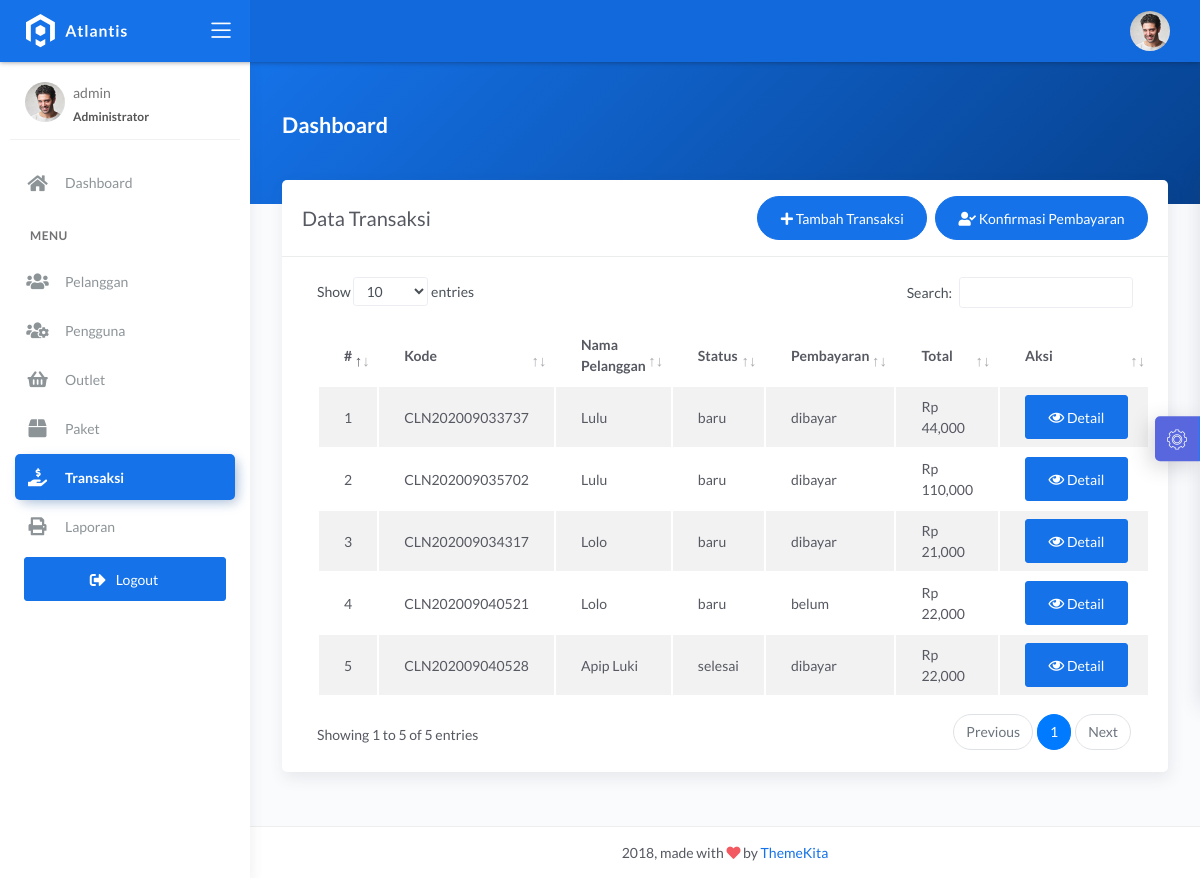
The page /admin/transaksi.php (signed in) on the database its author committed.
### tables this page shows
CREATE TABLE `transaksi` (
  `id_transaksi` int(11) NOT NULL,
  `outlet_id` int(11) DEFAULT NULL,
  `kode_invoice` varchar(228) DEFAULT NULL,
  `id_pelanggan` int(11) DEFAULT NULL,
  `tgl` datetime DEFAULT NULL,
  `batas_waktu` datetime DEFAULT NULL,
  `tgl_pembayaran` datetime DEFAULT NULL,
  `biaya_tambahan` int(11) DEFAULT NULL,
  `diskon` double DEFAULT NULL,
  `pajak` int(11) DEFAULT NULL,
  `status` enum('baru','proses','selesai','diambil') DEFAULT NULL,
  `status_bayar` enum('dibayar','belum') DEFAULT NULL,
  `id_user` int(11) DEFAULT NULL
);

CREATE TABLE `pelanggan` (
  `id_pelanggan` int(11) NOT NULL,
  `nama_pelanggan` varchar(228) NOT NULL,
  `alamat_pelanggan` text NOT NULL,
  `jenis_kelamin` enum('L','P') NOT NULL,
  `telp_pelanggan` varchar(15) NOT NULL,
  `no_ktp` varchar(30) NOT NULL
);

CREATE TABLE `detail_transaksi` (
  `id_detail` int(11) NOT NULL,
  `id_transaksi` int(11) NOT NULL,
  `id_paket` int(11) NOT NULL,
  `qty` double NOT NULL,
  `total_harga` double NOT NULL,
  `keterangan` text NOT NULL,
  `total_bayar` int(11) NOT NULL
);

### admin/transaksi.php (the view, shortened to what this page needs)
<?php
$title = 'Data Transaksi';
require 'koneksi.php';
$query = "SELECT transaksi.*, pelanggan.nama_pelanggan, detail_transaksi.total_harga FROM transaksi INNER JOIN pelanggan ON pelanggan.id_pelanggan = transaksi.id_pelanggan INNER JOIN detail_transaksi ON detail_transaksi.id_transaksi = transaksi.id_transaksi";
$data = mysqli_query($conn, $query);
require 'header.php';
?>
<div class="panel-header bg-primary-gradient">
    <div class="page-inner py-5">
        <div class="d-flex align-items-left align-items-md-center flex-column flex-md-row">
            <div>
                <h2 class="text-white pb-2 fw-bold">Dashboard</h2>
            </div>
        </div>
    </div>
</div>
<div class="page-inner mt--5">
    <diva class="row">
        <div class="col-md-12">
            <div class="card">
                <div class="card-header">
                    <div class="d-flex align-items-center">
                        <h4 class="card-title"><?= $title; ?></h4>
                        <a href="cari.php" class="btn btn-primary btn-round ml-auto mr-2">
                            <i class="fa fa-plus"></i>
                            Tambah Transaksi
                        </a>
                        <a href="konfirmasi.php" class="btn btn-primary btn-round">
                            <i class="fas fa-user-check"></i>
                            Konfirmasi Pembayaran
                        </a>
                    </div>
                </div>
                <div class="card-body">
                    <div class="table-responsive">
                        <table id="basic-datatables" class="display table table-striped table-hover">
                            <thead>
                                <tr>
                                    <th style="width: 7%">#</th>
                                    <th>Kode</th>
                                    <th>Nama Pelanggan</th>
                                    <th>Status</th>
                                    <th>Pembayaran</th>
                                    <th>Total</th>
                                    <th style="width: 5%;">Aksi</th>
                                </tr>
                            </thead>
                            <tbody>
                                <?php
                                $no = 1;
                                if (mysqli_num_rows($data) > 0) {
                                    while ($trans = mysqli_fetch_assoc($data)) {
                                ?>
                                        <tr>
                                            <td><?= $no++; ?></td>
                                            <td><?= $trans['kode_invoice']; ?></td>
                                            <td><?= $trans['nama_pelanggan']; ?></td>
                                            <td><?= $trans['status']; ?></td>
                                            <td><?= $trans['status_bayar']; ?></td>
                                            <td><?= 'Rp ' . number_format($trans['total_harga']); ?></td>
                                            <td>
                                                <div class="form-button-action">
                                                    <a href="detail.php?id=<?= $trans['id_transaksi']; ?>" type="button" data-toggle="tooltip" title="" class="btn btn-primary" data-original-title="Detail">
                                                        <i class="far fa-eye"></i> Detail
                                                    </a>
                                                </div>
                                            </td>
                                        </tr>
                                <?php }
                                }
                                ?>
                            </tbody>
                        </table>
                    </div>
                </div>
            </div>
        </div>
</div>
</div>
<?php
require 'footer.php';
?>

### rows shown on the page
transaksi: kode_invoice "CLN202009033737", id_pelanggan.nama_pelanggan "Lulu", status "baru", status_bayar "dibayar", detail_transaksi.total_harga "44,000"
transaksi: kode_invoice "CLN202009035702", id_pelanggan.nama_pelanggan "Lulu", status "baru", status_bayar "dibayar", detail_transaksi.total_harga "110,000"
transaksi: kode_invoice "CLN202009034317", id_pelanggan.nama_pelanggan "Lolo", status "baru", status_bayar "dibayar", detail_transaksi.total_harga "21,000"
transaksi: kode_invoice "CLN202009040521", id_pelanggan.nama_pelanggan "Lolo", status "baru", status_bayar "belum", detail_transaksi.total_harga "22,000"
transaksi: kode_invoice "CLN202009040528", id_pelanggan.nama_pelanggan "Apip Luki", status "selesai", status_bayar "dibayar", detail_transaksi.total_harga "22,000"

### other values the page prints
$_SESSION['username'] "admin"
$title "Data Transaksi"
